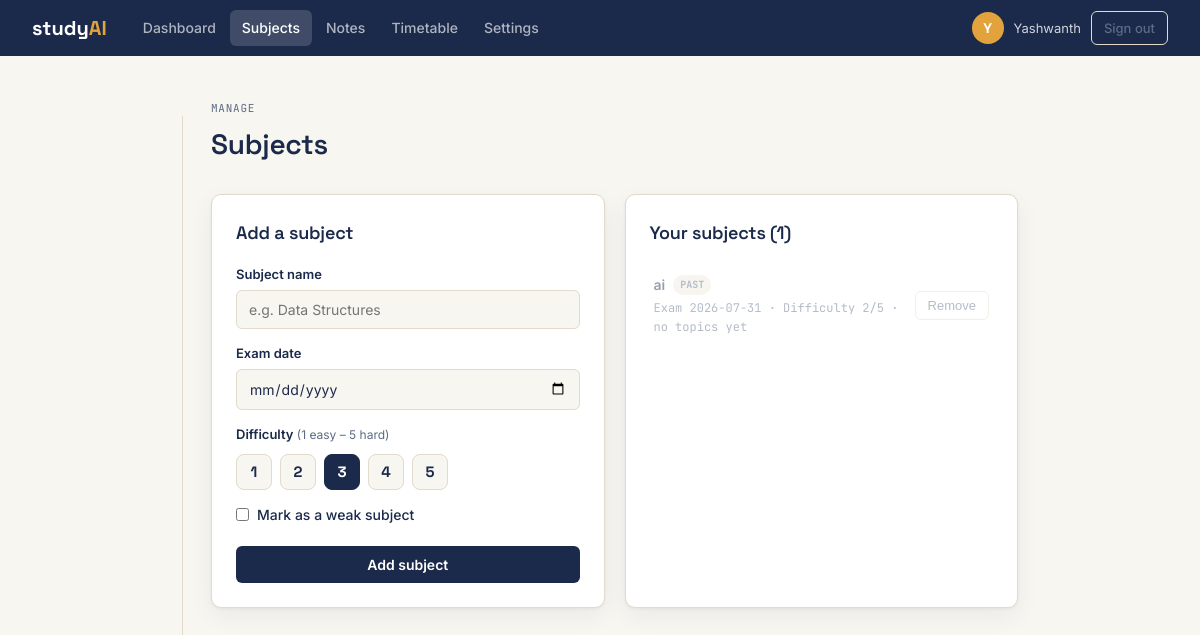
/subjects (signed in), run on the app's committed database.
### tables this page shows
CREATE TABLE users (
    id INTEGER PRIMARY KEY AUTOINCREMENT,
    username TEXT UNIQUE NOT NULL,
    email TEXT UNIQUE NOT NULL,
    password_hash TEXT NOT NULL,
    daily_study_hours REAL NOT NULL DEFAULT 4.0,
    created_at TIMESTAMP NOT NULL DEFAULT CURRENT_TIMESTAMP
);

CREATE TABLE subjects (
    id INTEGER PRIMARY KEY AUTOINCREMENT,
    user_id INTEGER NOT NULL,
    name TEXT NOT NULL,
    exam_date DATE NOT NULL,
    difficulty INTEGER NOT NULL DEFAULT 3,
    is_weak INTEGER NOT NULL DEFAULT 0,
    created_at TIMESTAMP NOT NULL DEFAULT CURRENT_TIMESTAMP,
    FOREIGN KEY (user_id) REFERENCES users (id)
);

### app.py (the view, shortened to what this page needs)
@app.route("/subjects", methods=["GET","POST"])
@login_required
def subjects():
    db = db_module.get_db()
    all_subjects = _subjects_with_progress(db, g.user["id"])
    return render_template("subjects.html", subjects=all_subjects, today=date.today())

### app.py (called while the page is built)
@app.before_request
def load_user():
    uid = session.get("user_id")
    g.user = db_module.get_db().execute("SELECT * FROM users WHERE id=?", (uid,)).fetchone() if uid else None

def login_required(view):
    @wraps(view)
    def wrapped(**kw):
        if g.user is None:
            flash("Please log in to continue.", "error")
            return redirect(url_for("login"))
        return view(**kw)
    return wrapped

def _subjects_with_progress(db, user_id):
    return db.execute(
        "SELECT s.*, COUNT(t.id) AS total_topics, "
        "SUM(CASE WHEN t.is_completed=1 THEN 1 ELSE 0 END) AS completed_topics "
        "FROM subjects s LEFT JOIN topics t ON t.subject_id=s.id "
        "WHERE s.user_id=? GROUP BY s.id ORDER BY s.exam_date ASC",
        (user_id,),
    ).fetchall()

### db.py (called while the page is built)
def get_db():
    if "db" not in g:
        g.db = sqlite3.connect(current_app.config["DATABASE"])
        g.db.row_factory = sqlite3.Row
        g.db.execute("PRAGMA foreign_keys = ON")
    return g.db

### templates/subjects.html (shortened to what this page needs)
{% extends 'base.html' %}
{% block content %}
<div class="page-header">
  <div>
    <p class="eyebrow">Manage</p>
    <h1>Subjects</h1>
  </div>
</div>
<div class="two-col">
  <div class="card">
    <h2 class="card-title">Add a subject</h2>
    <form method="post">
      <div class="field">
        <label for="name">Subject name</label>
        <input id="name" name="name" type="text" placeholder="e.g. Data Structures" required autofocus>
      </div>
      <div class="field">
        <label for="exam_date">Exam date</label>
        <input id="exam_date" name="exam_date" type="date" required>
      </div>
      <div class="field">
        <label>Difficulty <span class="label-note">(1 easy – 5 hard)</span></label>
        <div class="difficulty-picker">
          {% for i in range(1,6) %}
          <label class="diff-btn">
            <span>{{ i }}</span>
          </label>
          {% endfor %}
        </div>
      </div>
      <label class="check-row">
        <input type="checkbox" name="is_weak">
        <span>Mark as a weak subject</span>
      </label>
      <button type="submit" class="btn-primary btn-block" style="margin-top:20px">Add subject</button>
    </form>
  </div>
  <div class="card">
    <h2 class="card-title">Your subjects ({{ subjects|length }})</h2>
    {% if subjects|length == 0 %}
    <div class="empty-state">
      <div class="empty-icon">📚</div>
      <p>No subjects yet. Add your first one on the left.</p>
    </div>
    {% else %}
    <div class="subject-list">
      {% for s in subjects %}
      {% set is_past = s['exam_date'] < today.isoformat() %}
      {% set total = s['total_topics'] or 0 %}
      {% set done  = s['completed_topics'] or 0 %}
      {% set pct   = ((done/total)*100)|round|int if total else 0 %}
      <div class="subject-row {{ 'is-past' if is_past }}">
        <a href="{{ url_for('subject_detail', sid=s['id']) }}" class="subject-link">
          <div class="subject-top">
            <span class="subject-name">{{ s['name'] }}</span>
            {% if is_past %}<span class="badge badge-past">Past</span>{% endif %}
          </div>
          <div class="subject-meta">
            Exam {{ s['exam_date'] }} · Difficulty {{ s['difficulty'] }}/5
            {% if total %} · {{ pct }}% complete{% else %} · no topics yet{% endif %}
          </div>
        </a>
        <form method="post" action="{{ url_for('delete_subject', sid=s['id']) }}"
              data-name="{{ s['name'] }}"
              onsubmit="return confirm('Remove '+this.dataset.name+'?')">
          <button type="submit" class="btn-ghost-sm">Remove</button>
        </form>
      </div>
      {% endfor %}
    </div>
    {% endif %}
  </div>
</div>
{% endblock %}

### templates/base.html (shortened to what this page needs)
<!doctype html>
<html lang="en">
<head>
  <link rel="stylesheet" href="{{ url_for('static', filename='css/style.css') }}">
</head>
<body>
<header class="topbar">
  <a class="wordmark" href="{{ url_for('index') }}">study<span>AI</span></a>
  {% if g.user %}
  <nav class="nav">
    <a href="{{ url_for('dashboard') }}"    class="{{ 'active' if request.endpoint=='dashboard' }}">Dashboard</a>
    <a href="{{ url_for('subjects') }}"     class="{{ 'active' if request.endpoint in ['subjects','subject_detail'] }}">Subjects</a>
    <a href="{{ url_for('notes_overview') }}"class="{{ 'active' if request.endpoint in ['notes_overview','download_note'] }}">Notes</a>
    <a href="{{ url_for('timetable') }}"    class="{{ 'active' if request.endpoint=='timetable' }}">Timetable</a>
    <a href="{{ url_for('settings') }}"     class="{{ 'active' if request.endpoint=='settings' }}">Settings</a>
  </nav>
  <div class="topbar-user">
    <span class="user-avatar">{{ g.user['username'][0].upper() }}</span>
    <span class="user-name">{{ g.user['username'] }}</span>
    <a href="{{ url_for('logout') }}" class="btn-ghost-sm">Sign out</a>
  </div>
  {% endif %}
</header>
<div class="page-shell">
  <main class="page-content">
    {% block content %}{% endblock %}
  </main>
</div>
</body>
</html>

### data on the page
users: username "Y", user.username "Yashwanth"
subjects: name "ai", exam_date "2026-07-31", difficulty "2"

### other printed values
{{ i }} "1" "2" "3" "4" "5"
{{ subjects|length }} "1"
